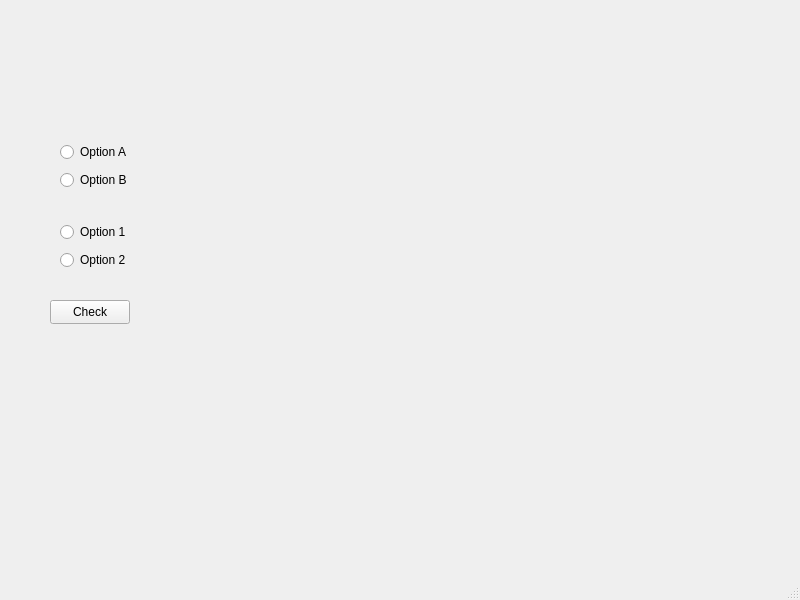
<?xml version="1.0" encoding="UTF-8"?>
<ui version="4.0">
 <class>MainWindow</class>
 <widget class="QMainWindow" name="MainWindow">
  <property name="geometry">
   <rect>
    <x>0</x>
    <y>0</y>
    <width>800</width>
    <height>600</height>
   </rect>
  </property>
  <property name="windowTitle">
   <string>MainWindow</string>
  </property>
  <widget class="QWidget" name="centralwidget">
   <widget class="QPushButton" name="pushButton">
    <property name="geometry">
     <rect>
      <x>50</x>
      <y>300</y>
      <width>80</width>
      <height>24</height>
     </rect>
    </property>
    <property name="text">
     <string>Check</string>
    </property>
   </widget>
   <widget class="QWidget" name="layoutWidget">
    <property name="geometry">
     <rect>
      <x>60</x>
      <y>220</y>
      <width>75</width>
      <height>52</height>
     </rect>
    </property>
    <layout class="QVBoxLayout" name="verticalLayout_2">
     <item>
      <widget class="QRadioButton" name="radioButton_3">
       <property name="text">
        <string>Option 1</string>
       </property>
      </widget>
     </item>
     <item>
      <widget class="QRadioButton" name="radioButton_4">
       <property name="text">
        <string>Option 2</string>
       </property>
      </widget>
     </item>
    </layout>
   </widget>
   <widget class="QWidget" name="">
    <property name="geometry">
     <rect>
      <x>60</x>
      <y>140</y>
      <width>75</width>
      <height>52</height>
     </rect>
    </property>
    <layout class="QVBoxLayout" name="verticalLayout">
     <item>
      <widget class="QRadioButton" name="radioButton">
       <property name="text">
        <string>Option A</string>
       </property>
      </widget>
     </item>
     <item>
      <widget class="QRadioButton" name="radioButton_2">
       <property name="text">
        <string>Option B</string>
       </property>
      </widget>
     </item>
    </layout>
   </widget>
  </widget>
  <widget class="QMenuBar" name="menubar">
   <property name="geometry">
    <rect>
     <x>0</x>
     <y>0</y>
     <width>800</width>
     <height>21</height>
    </rect>
   </property>
  </widget>
  <widget class="QStatusBar" name="statusbar"/>
 </widget>
 <resources/>
 <connections/>
</ui>
